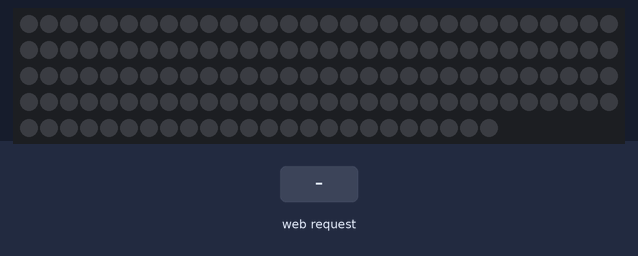
A sketch run on a simulated ESP8266 (NodeMCU). Parts: 144 RGB LEDs in strip order, left to right, continuing on the next row. Inputs (shaded band) come from the test bench. WiFi joins after 1.5 s; servers stay silent unless stated; the strip is taken to match the declared colour order; what the sketch prints to the serial monitor is not drawn.

Above: at 2.7 s.
2.8 s: HTTP request GET /on received
At 3.9 s:
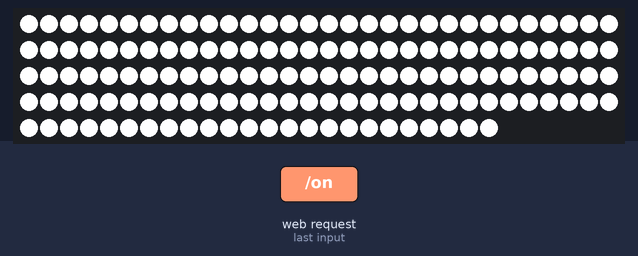
4.3 s: HTTP request GET / received
At 5.1 s:
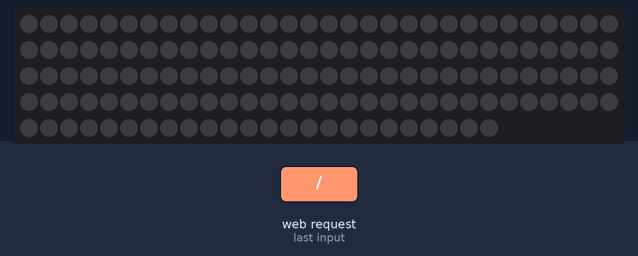
Timing chart, 0 to 7.3 s (numbered marks = the images above; inputs shaded):
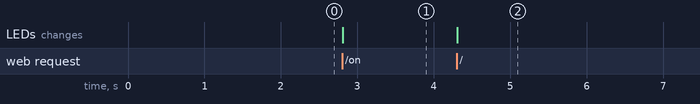

Measured:
- after the input at 2.8 s, the LEDs: change at once (image 1)
- after the input at 4.3 s, the LEDs: change at once (image 2)

The sketch:

ESP8266NEOPIXEL.ino
```cpp
//CREATED BY EDWARD C. DEAVER, IV
//DESCRIPTION: THIS IS USED TO RMTLY CONTROL NEOPIXEL TO RECREATE A MUZZEL FLASH.
//TO DO:
// NEED TO CREATE COLOR PALLET FOR MUZZEL FLASH
// THEN CREATE THE A FLASH
// WANT EVENTUALLY:
// CONTROL THE PARAMETERS VIA WEBPAGE
//BASED ON TUTORIAL BY Nuno Santos on techtutorialsx.com


#include <ESP8266WiFi.h>
#include <ESP8266WebServer.h>
#include <Adafruit_NeoPixel.h>

#define NUMPIXELS    144
//Set to Number of LEDS to 144

#define BRIGHTNESS 255
//Set to MAX 255

ESP8266WebServer server(80);
//Set web server to port 80

int ledPin = 4;
char ssid[] = "SSID";
char pass[] = "PASS";

Adafruit_NeoPixel strip = Adafruit_NeoPixel(NUMPIXELS, ledPin, NEO_RGBW + NEO_KHZ800);

void setup() {
  Serial.begin(115200);
  WiFi.begin(ssid, pass); //Connect to the WiFi network

  strip.begin(); // This initializes the NeoPixel library.
  strip.setBrightness(BRIGHTNESS);
  setLEDrsOFF();

  while (WiFi.status() != WL_CONNECTED) { //Wait for connection

    delay(500);
    Serial.println("Waiting to connect…");

    }

  Serial.print("IP address: ");
  Serial.println(WiFi.localIP()); //Print the local IP
  server.on("/", setLEDrsOFF);
  server.on("/on", setLEDs);         //Associate the handler function to the path
  server.on("/off", setLEDrsOFF);        //Associate the handler function to the path

  server.begin(); //Start the server
  Serial.println("Server listening");

  }
void loop() {

server.handleClient();

}


void setLEDs(){
    for(int i = 0; i<NUMPIXELS; i = i+1){

    //MAX BRIGHTNESS
    strip.setPixelColor(i, 255, 255, 255, 255);
    //HOLD TILL COLOR IS CHOSEN
       //   if(i%2 == 0){
   //     strip.setPixelColor(i, 0, 255, 0, 0);
   //   }
     // if(i%2 == 1){
    //    strip.setPixelColor(i, 100, 255, 0, 0);
    //  }
  }
  strip.show();
  server.send(200, "text/plain", "LED on");

}

void setLEDrsOFF(){
    for(int i = 0; i<NUMPIXELS; i = i+1){
      strip.setPixelColor(i, 0, 0, 0, 0);
  }
 strip.show();
  server.send(200, "text/plain", "LED OFF");

}
```
